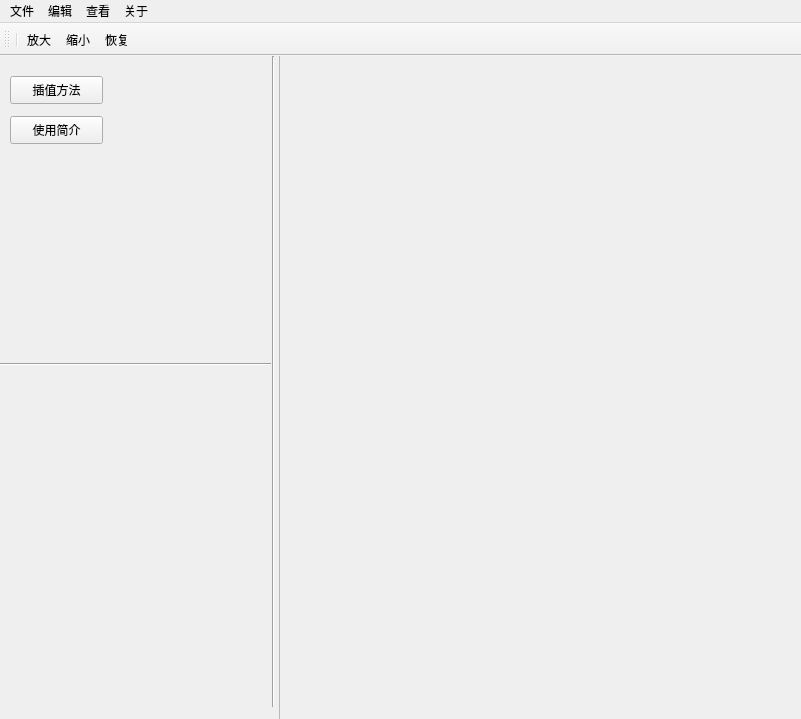
<?xml version="1.0" encoding="UTF-8"?>
<ui version="4.0">
 <class>Help</class>
 <widget class="QMainWindow" name="Help">
  <property name="geometry">
   <rect>
    <x>0</x>
    <y>0</y>
    <width>801</width>
    <height>719</height>
   </rect>
  </property>
  <property name="minimumSize">
   <size>
    <width>801</width>
    <height>719</height>
   </size>
  </property>
  <property name="maximumSize">
   <size>
    <width>801</width>
    <height>719</height>
   </size>
  </property>
  <property name="windowTitle">
   <string>Help</string>
  </property>
  <property name="windowIcon">
   <iconset resource="resource.qrc">
    <normaloff>:/images/help.png</normaloff>:/images/help.png</iconset>
  </property>
  <widget class="QWidget" name="centralwidget">
   <widget class="QScrollArea" name="scrollArea">
    <property name="geometry">
     <rect>
      <x>279</x>
      <y>-1</y>
      <width>2001</width>
      <height>2011</height>
     </rect>
    </property>
    <property name="sizePolicy">
     <sizepolicy hsizetype="Preferred" vsizetype="Preferred">
      <horstretch>0</horstretch>
      <verstretch>0</verstretch>
     </sizepolicy>
    </property>
    <property name="minimumSize">
     <size>
      <width>0</width>
      <height>0</height>
     </size>
    </property>
    <property name="widgetResizable">
     <bool>true</bool>
    </property>
    <widget class="QWidget" name="scrollAreaWidgetContents">
     <property name="geometry">
      <rect>
       <x>0</x>
       <y>0</y>
       <width>1999</width>
       <height>2009</height>
      </rect>
     </property>
    </widget>
   </widget>
   <widget class="Line" name="line">
    <property name="geometry">
     <rect>
      <x>0</x>
      <y>300</y>
      <width>271</width>
      <height>16</height>
     </rect>
    </property>
    <property name="orientation">
     <enum>Qt::Horizontal</enum>
    </property>
   </widget>
   <widget class="QWidget" name="widget" native="true">
    <property name="geometry">
     <rect>
      <x>0</x>
      <y>10</y>
      <width>261</width>
      <height>281</height>
     </rect>
    </property>
    <widget class="QPushButton" name="Way">
     <property name="geometry">
      <rect>
       <x>10</x>
       <y>10</y>
       <width>93</width>
       <height>28</height>
      </rect>
     </property>
     <property name="text">
      <string>插值方法</string>
     </property>
    </widget>
    <widget class="QPushButton" name="Use">
     <property name="geometry">
      <rect>
       <x>10</x>
       <y>50</y>
       <width>93</width>
       <height>28</height>
      </rect>
     </property>
     <property name="text">
      <string>使用简介</string>
     </property>
    </widget>
   </widget>
   <widget class="QWidget" name="widget_2" native="true">
    <property name="geometry">
     <rect>
      <x>0</x>
      <y>320</y>
      <width>261</width>
      <height>311</height>
     </rect>
    </property>
   </widget>
   <widget class="Line" name="line_2">
    <property name="geometry">
     <rect>
      <x>263</x>
      <y>0</y>
      <width>20</width>
      <height>651</height>
     </rect>
    </property>
    <property name="orientation">
     <enum>Qt::Vertical</enum>
    </property>
   </widget>
  </widget>
  <widget class="QMenuBar" name="menubar">
   <property name="geometry">
    <rect>
     <x>0</x>
     <y>0</y>
     <width>801</width>
     <height>26</height>
    </rect>
   </property>
   <widget class="QMenu" name="File">
    <property name="title">
     <string>文件</string>
    </property>
   </widget>
   <widget class="QMenu" name="menu">
    <property name="title">
     <string>编辑</string>
    </property>
   </widget>
   <widget class="QMenu" name="View">
    <property name="title">
     <string>查看</string>
    </property>
    <addaction name="actionZoomIn"/>
    <addaction name="actionZoonOut"/>
    <addaction name="actionZoomBack"/>
    <addaction name="separator"/>
   </widget>
   <widget class="QMenu" name="About">
    <property name="title">
     <string>关于</string>
    </property>
    <addaction name="actionabout"/>
    <addaction name="actionzhixie"/>
   </widget>
   <addaction name="File"/>
   <addaction name="menu"/>
   <addaction name="View"/>
   <addaction name="About"/>
  </widget>
  <widget class="QToolBar" name="toolBar">
   <property name="windowTitle">
    <string>toolBar</string>
   </property>
   <attribute name="toolBarArea">
    <enum>TopToolBarArea</enum>
   </attribute>
   <attribute name="toolBarBreak">
    <bool>false</bool>
   </attribute>
   <addaction name="separator"/>
   <addaction name="actionZoomIn"/>
   <addaction name="actionZoonOut"/>
   <addaction name="actionZoomBack"/>
  </widget>
  <action name="actionZoomIn">
   <property name="icon">
    <iconset resource="resource.qrc">
     <normaloff>:/images/ZoomIn.png</normaloff>:/images/ZoomIn.png</iconset>
   </property>
   <property name="text">
    <string>放大</string>
   </property>
  </action>
  <action name="actionZoonOut">
   <property name="icon">
    <iconset resource="resource.qrc">
     <normaloff>:/images/ZoomOut.png</normaloff>:/images/ZoomOut.png</iconset>
   </property>
   <property name="text">
    <string>缩小</string>
   </property>
  </action>
  <action name="actionZoomBack">
   <property name="icon">
    <iconset resource="resource.qrc">
     <normaloff>:/images/Origin.png</normaloff>:/images/Origin.png</iconset>
   </property>
   <property name="text">
    <string>恢复</string>
   </property>
  </action>
  <action name="actionabout">
   <property name="text">
    <string>关于我</string>
   </property>
  </action>
  <action name="actionzhixie">
   <property name="text">
    <string>致谢</string>
   </property>
  </action>
 </widget>
 <resources>
  <include location="resource.qrc"/>
 </resources>
 <connections/>
</ui>
